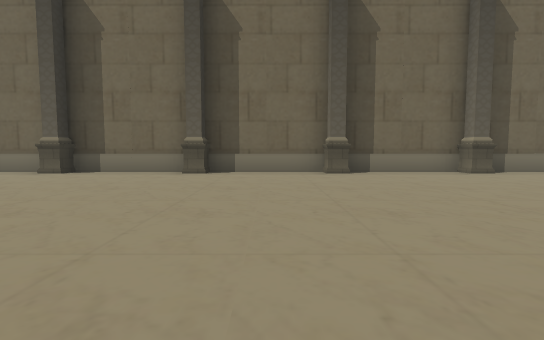
View 1 (above)

16 first-person views from a walk through a Unity game level. The camera is 1.2 m above the floor, tilts 4° down and sees 85° across. The floor is counted in squares, 2.38 m on a side. Each view is taken from the middle of a square. On the plan, view 1 faces up. The plan holds only what a view shows up to about 9 squares ahead; the rest is blank. The player character is not drawn. Some animated figures are not drawn.

View 2
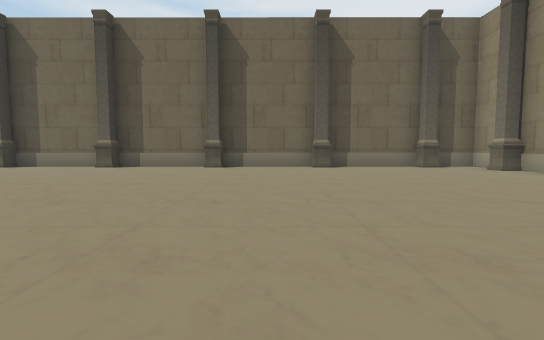

View 3
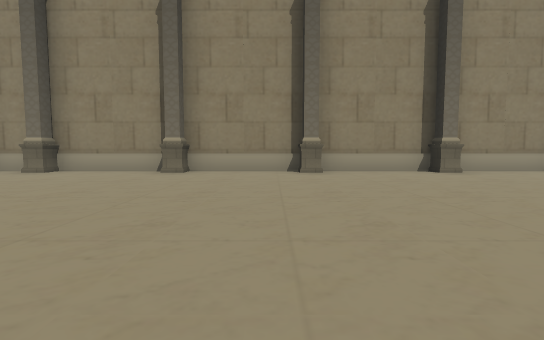

View 4
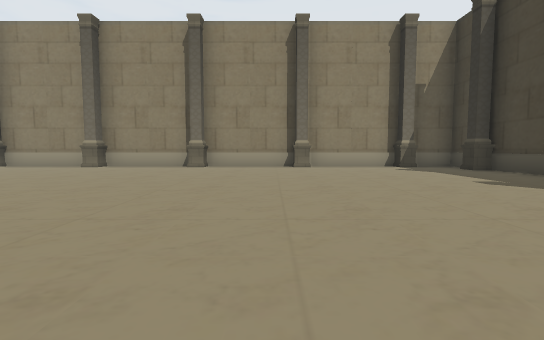

View 5
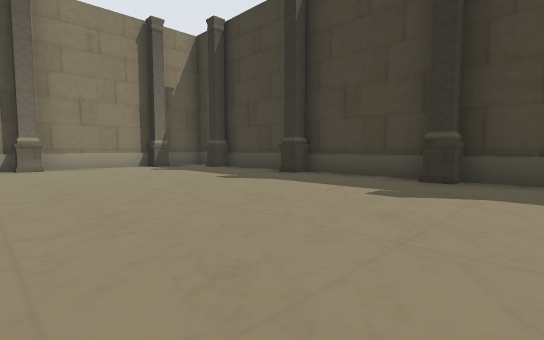

View 6
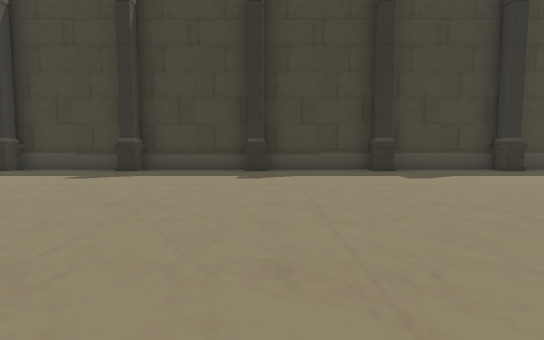

View 7
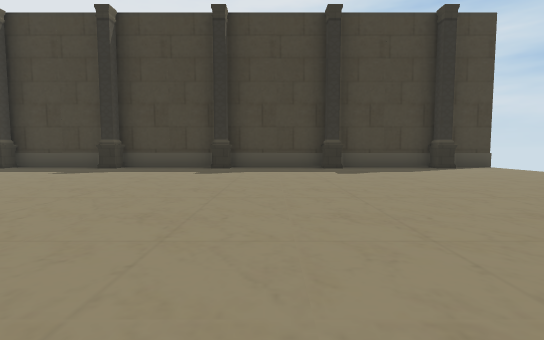

View 8
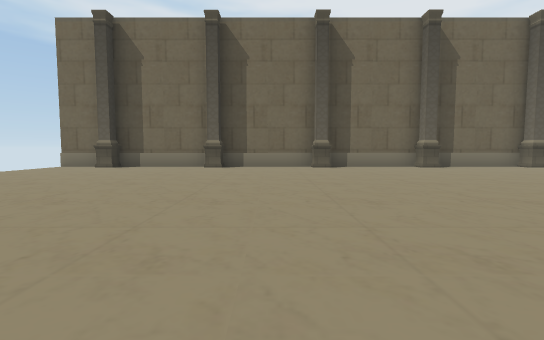

View 9
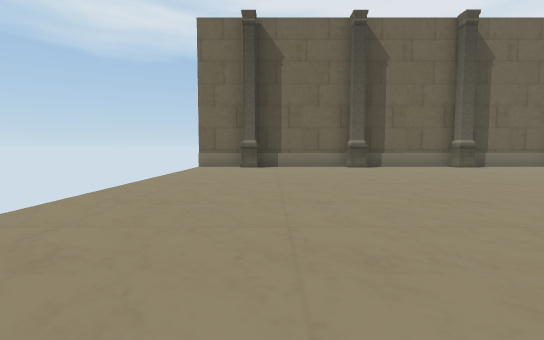

View 10
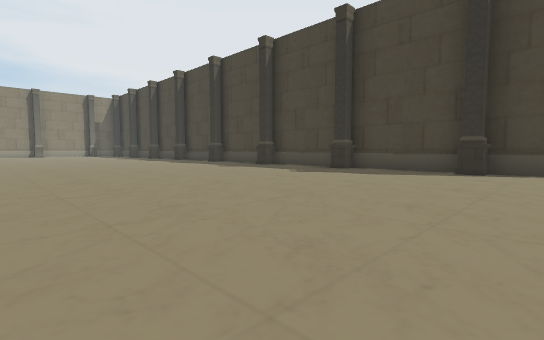

View 11
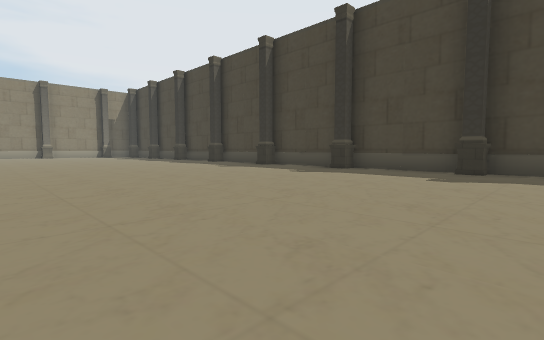

View 12
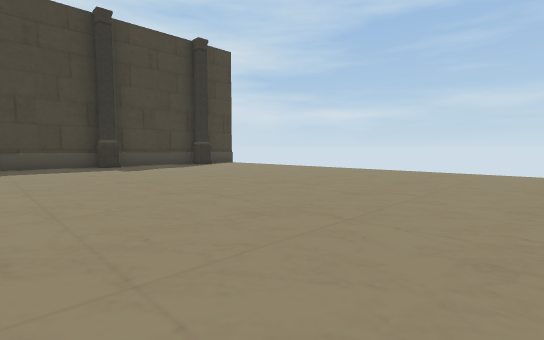

View 13
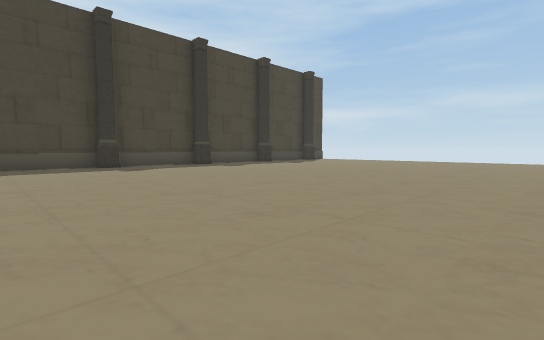

View 14
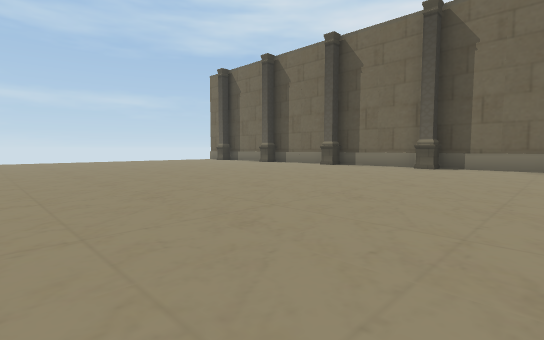

View 15
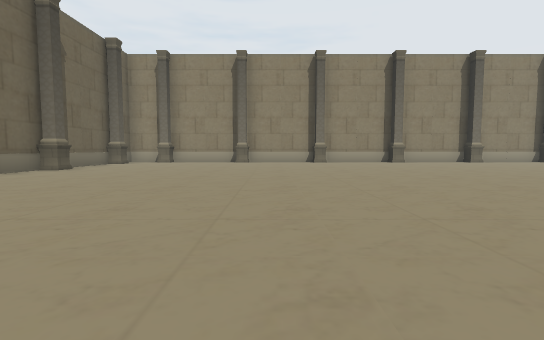

View 16
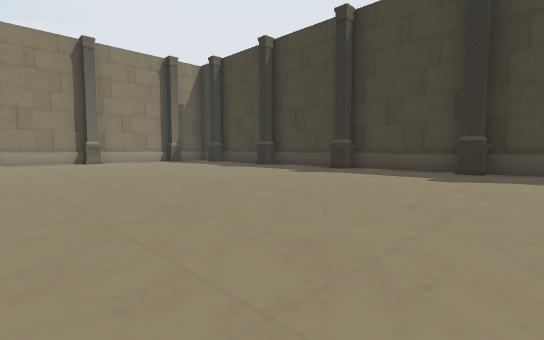

### Floor plan
Points are (right, up) in squares from view 1. A wall is a line through its corners. A room is listed if a view was taken in it or the views show most of it. See-through windows are left out.
Room 1 (views 1, 2, 3, 4, 5, 6, 7, 8, 9, 10, 11, 12, 13, 14, 15, 16)
walls: (1.5, -11.4) (4.2, -11.4) (4.2, -10.9) (4.6, -10.9); (4.6, -11.4) (7.2, -11.4) (7.2, -10.9) (7.6, -10.9); (7.6, 6.2) (7.2, 6.2) (7.2, 6.6) (4.6, 6.6) (4.6, 6.2) (4.2, 6.2) (4.2, 6.6) (1.6, 6.6) (1.6, 6.2) (1.2, 6.2) (1.2, 6.6) (-1.4, 6.6) (-1.4, 6.2) (-1.8, 6.2) (-1.8, 6.6) (-4.4, 6.6) (-4.4, 6.2) (-4.8, 6.2) (-4.8, 6.6) (-7.4, 6.6) (-7.4, 6.2) (-7.8, 6.2) (-7.8, 6.6) (-10.4, 6.6) (-10.4, 6.2) (-10.9, 6.2); (11.4, -1.1) (11.4, -0.6); (11.4, -4.1) (11.4, -3.6); (11.9, -0.7) (11.9, 1.9); (11.4, 1.9) (11.4, 2.5); (11.9, -3.6) (11.9, -1.1); (8, -11.4) (10.2, -11.4) (10.2, -10.9) (10.6, -10.9); (-10.9, 6.6) (-12.1, 6.6); (11.4, -7.1) (11.4, -6.6); (11.9, 2.5) (11.9, 4.9); (11.9, -6.6) (11.9, -4.1); (11.4, 4.9) (11.4, 5.5); (10.6, 6.2) (10.2, 6.2) (10.2, 6.6) (7.6, 6.6); (-12.3, -11.4) (-10.8, -11.4) (-10.8, -10.9) (-10.4, -10.9) (-10.4, -11.4) (-7.8, -11.4) (-7.8, -10.9) (-7.4, -10.9) (-7.4, -11.4) (-4.8, -11.4) (-4.8, -10.9) (-4.4, -10.9) (-4.4, -11.4) (-1.8, -11.4) (-1.8, -10.9) (-1.4, -10.9) (-1.4, -11.4) (1.2, -11.4) (1.2, -10.9) (1.6, -10.9); (11.4, -10.1) (11.4, -9.6); (11.9, -9.6) (11.9, -7); (11.9, 5.6) (11.9, 6.6) (10.7, 6.6); (11.2, -11.4) (11.9, -11.4) (11.9, -10.2)
ways out: gap at (-12, 7)

Where each view was taken, in squares from view 1:
view 1: 0 up, 0 right, facing up
view 2: 2 down, 6 right, facing up
view 3: 0 up, 5 right, facing right
view 4: 6 down, 3 right, facing right
view 5: 6 down, 3 right, facing down-right
view 6: 4 down, 1 right, facing down
view 7: 3 down, 6 left, facing down
view 8: 2 down, 6 left, facing up
view 9: 2 down, 10 left, facing up
view 10: 4 down, 12 left, facing down-right
view 11: 4 down, 9 left, facing down-right
view 12: 2 down, 5 left, facing down-left
view 13: 2 down, 1 right, facing down-left
view 14: 2 down, 1 right, facing up-left
view 15: 1 up, 0 right, facing right
view 16: 4 down, 0 right, facing down-right
